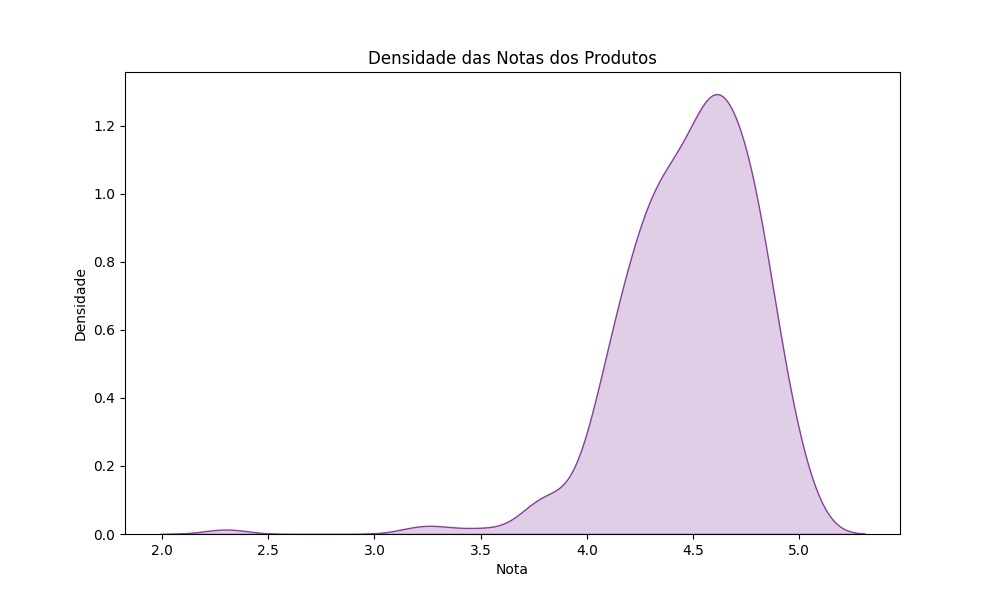

Write Python code to recreate this figure.
import matplotlib.pyplot as plt
import pandas as pd
import seaborn as sns


# ler os dados no DataFrame
df = pd.read_csv(r"C:\Users\moha_\Downloads\ecommerce_estatistica.csv")

# Grafico de Densidade
plt.figure(figsize=(10,6))
sns.kdeplot(df['Nota'], fill=True, color='#863e9c')
# Adicionar rótulos e título
plt.title('Densidade das Notas dos Produtos')
plt.xlabel('Nota')
plt.ylabel('Densidade')
plt.show()
